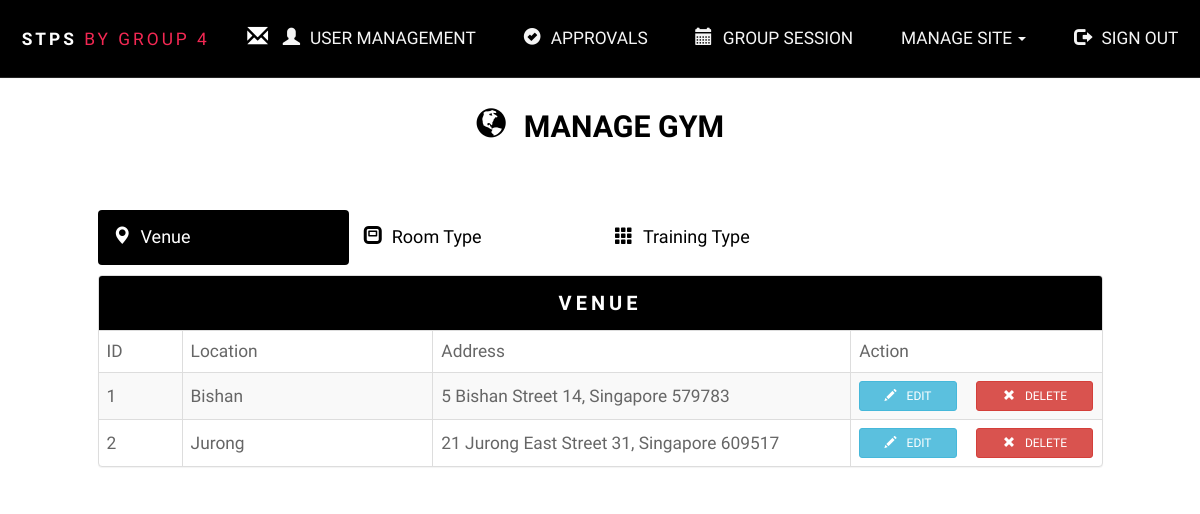
Screenshot of /administrator/manageGym.php with the database file from the repository.
### tables this page shows
CREATE TABLE IF NOT EXISTS `venue` (
  `id` int(11) NOT NULL,
  `location` varchar(255) NOT NULL,
  `address` varchar(255) NOT NULL
);

### administrator/loadGymInfo.php (the view, shortened to what this page needs)
<?php
function getVenue() {
    require('../database/dbconfig.php');
    $sql = "SELECT * FROM venue";
    $req = $conn->prepare($sql);
    $req->execute();
    $rows = $req->fetchAll();
    if (!empty($rows)) {
        foreach ($rows as $row):
            $id = $row['id'];
            $location = $row['location'];
            $address = $row['address'];
            echo "<tr>";
            echo "<td class=\"col-md-1\">$id</td>";
            echo "<td class=\"col-md-3\">$location</td>";
            echo "<td class=\"col-md-5\">$address</td>";
            echo "<td class=\"col-md-3 padding-l15-r15\" >";
            echo "<a data-toggle=\"modal\" data-target=\"#editGymModal\" onclick=\"setEditInfo('venue', '$id','$location', '$address')\" class=\"btn btn-info btn-sm col-md-5\"><span class=\"glyphicon glyphicon-pencil icon-space\"></span>EDIT</a>";
            echo "<a data-toggle=\"modal\" data-target=\"#deleteModal\" onclick=\"setDeleteInfo('venue', '$id','$location')\" class=\"btn btn-danger btn-sm col-md-offset-1 col-md-6\"><span class=\"glyphicon glyphicon-remove icon-space\"></span>DELETE</a>";
            echo "</td></tr>";
        endforeach;
    }
    else {
        echo "<tr><td colspan = \"12\" style=\"text-align:center;\">";
        echo "No venue record found";
        echo "</td></tr>";
    }
}

### administrator/manageGym.php (shortened to what this page needs)
<!DOCTYPE html>
<html>
    <head>
        <?php include_once 'include.php'; ?>
        <?php include_once 'loadGymInfo.php'; ?>
    </head>
    <body>
        <?php include_once 'nav-bar.php'; ?>
        <section id="main" class="wrapper">
            <div class="container-fluid">
                <h2 class="text-center" id="toptitle"><span class="glyphicon glyphicon-globe icon-space"></span> MANAGE GYM</h2>
                <div class="col-md-10 col-md-offset-1 padding-0" id="usermanagement">
                    <div class="row" style="margin-bottom: 10px;">
                        <ul class="nav nav-pills col-md-10 padding-l0-r0">
                            <li class="active data-tabs col-md-3 col-sm-6 col-xs-12"><a href="#venue_tab" data-toggle="pill"><span class="glyphicon glyphicon-map-marker icon-space"></span>Venue</a></li>
                            <li class="data-tabs col-md-3 col-xs-12 col-sm-6"><a href="#room_tab" data-toggle="pill"><span class="glyphicon glyphicon-modal-window icon-space"></span>Room Type</a></li>
                            <li class="data-tabs col-md-3 col-xs-12 col-sm-6"><a href="#training_tab" data-toggle="pill"><span class="glyphicon glyphicon-th icon-space"></span>Training Type</a></li>
                        </ul>
                    </div>
                    <div class="tab-content">
                        <div class="tab-pane active add--15-margin" id="venue_tab">
                            <div class="panel panel-default margin-l0-r0">
                                <div class="panel-heading">
                                    <div class="panel-title">VENUE</div>
                                </div>
                                <div class="table-responsive my-table-style">
                                    <table id="esa-table" class="table table-striped table-bordered" cellspacing="0" width="100%">
                                        <thead>
                                            <tr>
                                                <th class="col-md-1">ID</th>
                                                <th class="col-md-3">Location</th>
                                                <th class="col-md-5">Address</th>
                                                <th class="col-md-3">Action</th>
                                            </tr>
                                        </thead>
                                        <tbody>
<?php getVenue(); ?>
                                        </tbody>
                                    </table>
                                </div>
                            </div>
                        </div>
                    </div>
                </div>
            </div>
            </section>
    </body>
</html>

### administrator/include.php (shortened to what this page needs)
<!DOCTYPE html>
<link rel="stylesheet" type="text/css" href="../bootstrap-3.3.5-dist/css/bootstrap.min.css" />
<link rel="stylesheet" type="text/css" href="css/style.css" />
<link rel="stylesheet" type="text/css" href="css/admin_style.css"/>
<link rel="stylesheet" type="text/css" href="css/user-management.css" />

### administrator/nav-bar.php (shortened to what this page needs)
<header id="header">
    <h1><strong><a href="../index.php">STPS</a></strong> by Group 4 <a href="#notifications" data-toggle="modal" style="margin-left:30px; font-size: 120%;"><span class="glyphicon glyphicon-envelope"></span></a></h1>
    <nav id="nav">
        <ul>
            <li><a href="user-management.php"><span class="glyphicon glyphicon-user icon-space"></span>USER MANAGEMENT</a></li>
            <li><a href="user-approval.php"><span class="glyphicon glyphicon-ok-sign icon-space"></span>APPROVALS</a></li>
            <li><a href="user-groupsession.php"><span class="glyphicon glyphicon-calendar icon-space"></span>GROUP SESSION</a></li>
            <li class="dropdown">
                <a class="dropdown-toggle" data-toggle="dropdown" href="">MANAGE SITE
                    <span class="caret"></span></a>
            </li>
            <li><a href="../logout.php"><span class="glyphicon glyphicon-log-out icon-space"></span>SIGN OUT</a></li>
        </ul>
    </nav>
</header>
<?php include_once '../notification.php'; ?>

### notification.php (shortened to what this page needs)
<head>
</head>
<body>
</body>

### administrator/css/style.css (style rules this page uses)
body { margin-top: 80px; padding: 20px; font-family: Lato; }
@media (min-width: 768px) { h1 { letter-spacing: 3px; font-weight: bolder; } }
.panel-heading { background-color: black !important; }
.padding-0 { padding: 0px; }
.padding-l0-r0 { padding-left:0; padding-right:0; }
.padding-l15-r15 { padding-left:15px; padding-right:15px; }
.add--15-margin { margin-left:-15px; margin-right:-15px; }
.panel-title { font-size: 20px; text-align: center; font-weight: bold; letter-spacing: 2px; }
.data-tabs { font-size: 18px; padding-left:0; padding-right:0; margin-left: 0 !important; }
.nav-pills li.active a { background-color:black !important; color: white !important; }
.nav-pills li a { color: black !important; }

### administrator/css/admin_style.css (style rules this page uses)
html, body, div, span, applet, object, iframe, h1, h2, h3, h4, h5, h6, p, blockquote, pre, a, abbr, acronym, address, big, cite, code, del, dfn, em, img, ins, kbd, q, s, samp, small, strike, strong, sub, sup, tt, var, b, u, i, center, dl, dt, dd, ol, ul, li, fieldset, form, label, legend, table, caption, tbody, tfoot, thead, tr, th, td, article, aside, canvas, details, embed, figure, figcaption, footer, header, hgroup, menu, nav, output, ruby, section, summary, time, mark, audio, video { margin: 0; padding: 0; border: 0; font-size: 100%; font: inherit; vertical-align: baseline; }
article, aside, details, figcaption, figure, footer, header, hgroup, menu, nav, section { display: block; }
body { line-height: 1; }
ol, ul { list-style: none; }
table { border-collapse: collapse; border-spacing: 0; }
body { -webkit-text-size-adjust: none; }
.wrapper { padding: 6em 0 4em 0; }
body { background-color: #fff; color: #666; }
body, input, select, textarea { font-family: "Raleway", Arial, Helvetica, sans-serif; font-size: 13pt; font-weight: 400; line-height: 2em; }
a { text-decoration: none; color: #484848; }
strong, b { color: #f32853; font-weight: 700; }
h1, h2, h3, h4, h5, h6 { color: #fff; font-weight: 700; line-height: 1em; margin: 0 0 1em 0; text-transform: uppercase; }
h1 a, h2 a, h3 a, h4 a, h5 a, h6 a { color: #fff; text-decoration: none; }
#toptitle { color: #000 }
h2 { font-size: 1.75em; line-height: 1.5em; }
ul { list-style: disc; margin: 0 0 2em 0; padding-left: 1em; }
ul li { padding-left: 0.5em; }
#header { background-color: #000; border-bottom: solid 1px rgba(144, 144, 144, 0.25); box-shadow: 0px 0.0375em 0.125em 0px rgba(0, 0, 0, 0.05); color: #f32853; cursor: default; height: 4.5em; left: 0; line-height: 4.4em; position: fixed; text-transform: uppercase; top: 0; width: 100%; z-index: 10000; z-index: 10001; }
#header h1 { color: #f32853; font-weight: 400; height: inherit; left: 1.25em; line-height: inherit; margin: 0; padding: 0; position: absolute; top: 0; }
#header nav { height: inherit; line-height: inherit; position: absolute; right: 1.25em; top: 0; vertical-align: middle; }
#header nav ul li { border-radius: 4px; display: inline-block; margin-left: 2.5em; padding-left: 0; }
#header nav ul li a { color: whitesmoke; }

### administrator/css/user-management.css (style rules this page uses)
#usermanagement { padding-top: 30px; }
.icon-space { margin-right: 10px; }
.table > tbody > tr > td { vertical-align: middle; }
.panel-title { color: white; letter-spacing: 4px; }
@media only screen 
and (min-device-width : 768px) 
and (max-device-width : 1025px) 
and (orientation : landscape) { #add-btn-div, #usermanagement ul { width: 100%; } }

### rows the page displays
venue: id "1", location "Bishan", address "5 Bishan Street 14, Singapore 579783"
venue: id "2", location "Jurong", address "21 Jurong East Street 31, Singapore 609517"
